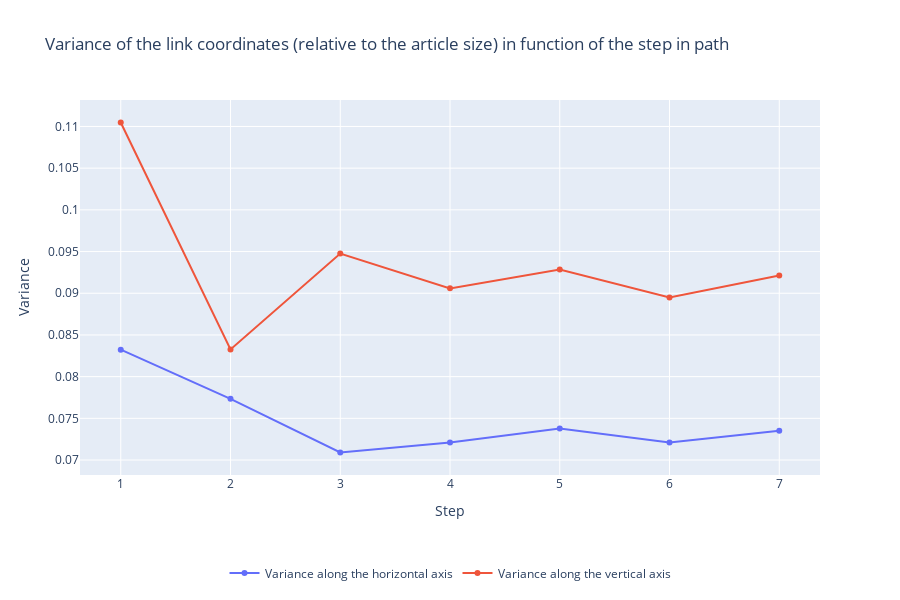

Notebook code cell kept with this figure:
### Markdown cell above
To take tha analysis a step further, we can even take a look at how the level of exploration changes over time. The following plot shows the variance in the horizontal and vertical position, relative to the article size, of the clicked links on a page as a function of the player's position in the path. A higher variance suggests that players explore the page more thoroughly, with selected links being less concentrated in specific areas.

Here we used the position of the links divided by the page size so that the article size does not influence the data. By normalizing the link positions in this way, we ensure that the variance we observe is due to the players' exploration behavior rather than differences in article dimensions. This allows us to make more accurate comparisons across different pages and better understand how players interact with the content.

### Code cell
plots.plot_link_coordinates_variance_per_step(links_coords_finished, links_coords_unfinished)

### Figure 1 — Plotly figure (JSON) as saved in the notebook; plotly's stock layout.template omitted (floating-point values rounded to 4 significant figures)
{"data": [{"mode": "lines+markers", "name": "Variance along the horizontal axis", "type": "scatter", "x": [1, 2, 3, 4, 5, 6, 7], "y": [0.08324, 0.07734, 0.0709, 0.07211, 0.07378, 0.0721, 0.07351]}, {"mode": "lines+markers", "name": "Variance along the vertical axis", "type": "scatter", "x": [1, 2, 3, 4, 5, 6, 7], "y": [0.1105, 0.08327, 0.09476, 0.09059, 0.09285, 0.08948, 0.09212]}], "layout": {"height": 600, "legend": {"orientation": "h", "x": 0.5, "xanchor": "center", "y": -0.3, "yanchor": "bottom"}, "title": {"text": "Variance of the link coordinates (relative to the article size) in function of the step in path"}, "xaxis": {"title": {"text": "Step"}}, "yaxis": {"title": {"text": "Variance"}}}}
